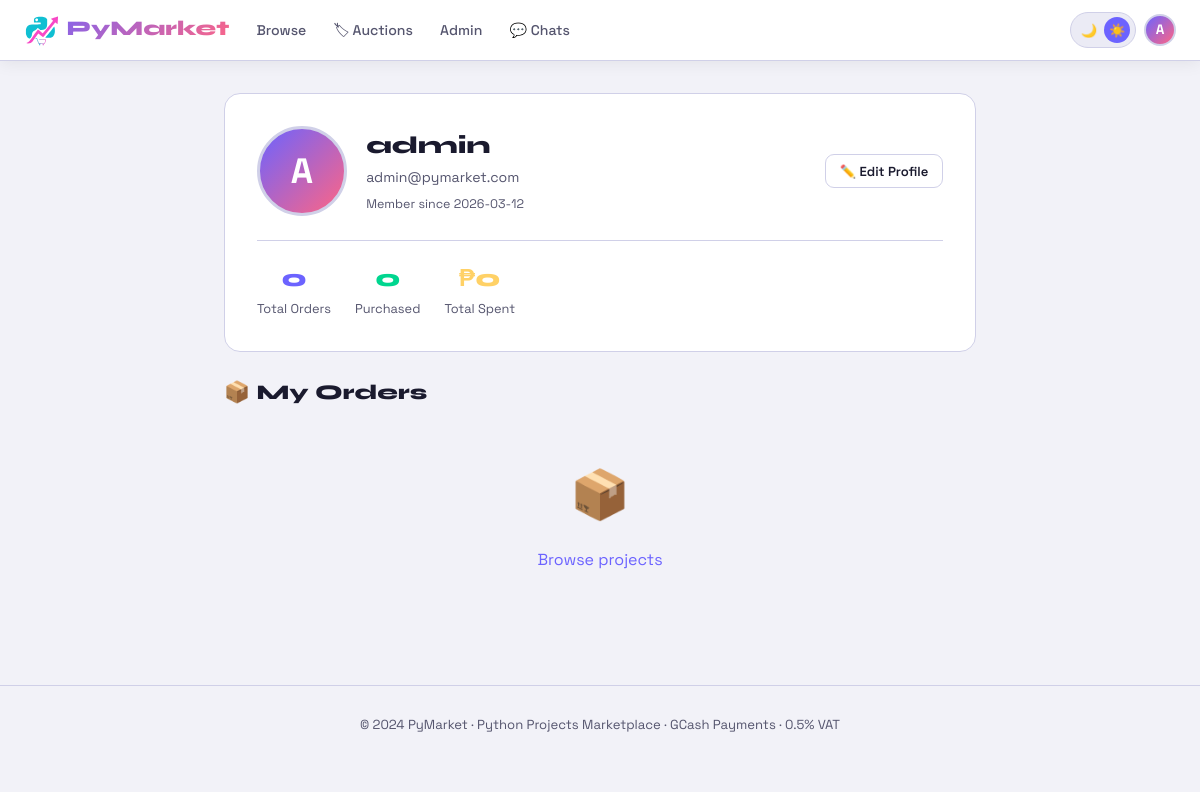
The page /profile (signed in) on the database as committed earlier.
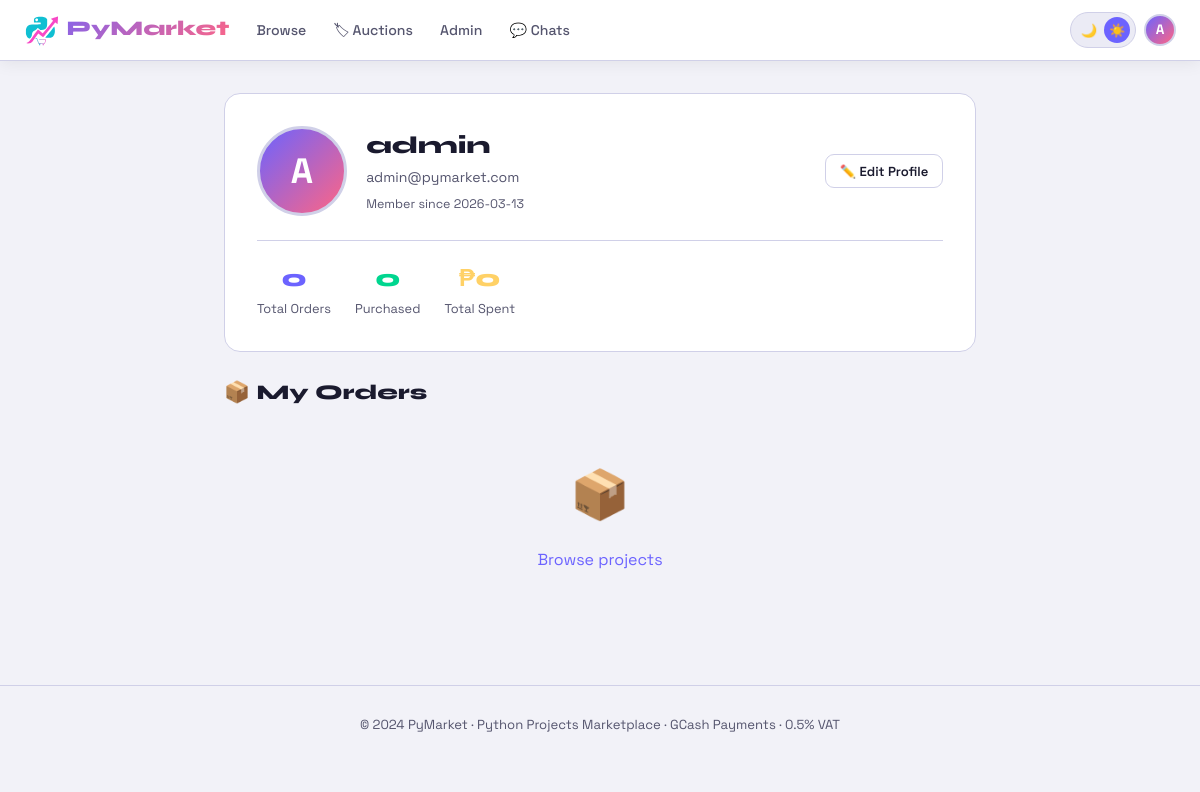
The same page on the database as committed later.
### tables this page shows
CREATE TABLE users (
                id INTEGER PRIMARY KEY AUTOINCREMENT,
                username TEXT UNIQUE NOT NULL,
                email TEXT UNIQUE NOT NULL,
                password TEXT NOT NULL,
                bio TEXT DEFAULT '',
                avatar TEXT DEFAULT '',
                is_admin INTEGER DEFAULT 0,
                created_at TEXT DEFAULT CURRENT_TIMESTAMP
            );

### app.py (the view)
@app.route('/profile')
@login_required
def profile():
    db = get_db()
    user = db.execute("SELECT * FROM users WHERE id=?", (session['user_id'],)).fetchone()
    orders = db.execute("""
        SELECT o.*, p.title, p.category FROM orders o
        JOIN projects p ON o.project_id=p.id
        WHERE o.user_id=? ORDER BY o.created_at DESC
    """, (session['user_id'],)).fetchall()
    total_spent = sum(o['amount'] for o in orders if o['status']=='approved')
    return render_template('profile.html', user=user, orders=orders, total_spent=total_spent)

### app.py (called while the page is built)
def get_db():
    conn = sqlite3.connect(DB_PATH)
    conn.row_factory = sqlite3.Row
    return conn

def login_required(f):
    @wraps(f)
    def decorated(*args, **kwargs):
        if 'user_id' not in session:
            flash('login_required')
            return redirect(url_for('login', next=request.url))
        return f(*args, **kwargs)
    return decorated

### templates/profile.html (shortened to what this page needs)
{% extends 'base.html' %}
{% block content %}
<div class="container" style="max-width:800px">
  <div style="background:var(--surface);border:1px solid var(--border);border-radius:16px;padding:2rem;margin-bottom:1.5rem">
    <div style="display:flex;align-items:center;gap:1.2rem;flex-wrap:wrap">
      <div class="profile-avatar">
        {% if user['avatar'] %}<img src="{{ url_for('serve_avatar',filename=user['avatar']) }}" alt="avatar">
        {% else %}{{ user['username'][0].upper() }}{% endif %}
      </div>
      <div style="flex:1;min-width:0">
        <div style="font-family:var(--display);font-size:1.5rem;font-weight:800">{{ user['username'] }}</div>
        <div style="color:var(--muted);font-size:.88rem">{{ user['email'] }}</div>
        <div style="color:var(--muted);font-size:.78rem;margin-top:.4rem">Member since {{ user['created_at'][:10] }}</div>
      </div>
      <a href="{{ url_for('profile_edit') }}" class="btn btn-outline btn-sm">✏️ Edit Profile</a>
    </div>
    <div style="display:flex;gap:1.5rem;margin-top:1.5rem;padding-top:1.2rem;border-top:1px solid var(--border);flex-wrap:wrap">
      <div style="text-align:center">
        <div style="font-family:var(--display);font-size:1.5rem;font-weight:800;color:var(--accent)">{{ orders|length }}</div>
        <div style="color:var(--muted);font-size:.8rem">Total Orders</div>
      </div>
      <div style="text-align:center">
        <div style="font-family:var(--display);font-size:1.5rem;font-weight:800;color:var(--green)">{{ orders|selectattr('status','equalto','approved')|list|length }}</div>
        <div style="color:var(--muted);font-size:.8rem">Purchased</div>
      </div>
      <div style="text-align:center">
        <div style="font-family:var(--display);font-size:1.5rem;font-weight:800;color:var(--yellow)">₱{{ "%.0f"|format(total_spent) }}</div>
        <div style="color:var(--muted);font-size:.8rem">Total Spent</div>
      </div>
    </div>
  </div>
  <h2 class="page-title" style="font-size:1.3rem;margin-bottom:1rem">📦 My Orders</h2>
  {% if orders %}
  <div style="display:flex;flex-direction:column;gap:.8rem">
    {% for o in orders %}
    <div style="background:var(--surface);border:1px solid var(--border);border-radius:12px;padding:1.2rem;display:flex;align-items:center;gap:1rem;flex-wrap:wrap">
      <div style="flex:1;min-width:140px">
        <div style="font-weight:700;font-size:.93rem">{{ o['title'] }}</div>
        {% if o['category'] %}<span class="badge badge-cat" style="margin-top:.2rem">{{ o['category'] }}</span>{% endif %}
        <div style="color:var(--muted);font-size:.78rem;margin-top:.2rem">{{ o['created_at'][:10] }}</div>
      </div>
      <div style="font-family:var(--display);font-weight:800;color:var(--accent)">₱{{ "%.2f"|format(o['amount']) }}</div>
      {% if o['status']=='approved' %}<span class="badge badge-green">✅ Approved</span>
      {% elif o['status']=='pending' %}<span class="badge badge-yellow">⏳ Pending</span>
      {% else %}<span class="badge badge-red">❌ Rejected</span>{% endif %}
      {% if o['status']=='approved' %}
      <div style="display:flex;gap:.4rem;flex-wrap:wrap">
        <a href="{{ url_for('download_project',order_id=o['id']) }}" class="btn btn-success btn-sm">⬇️</a>
        <a href="{{ url_for('chat_order',order_id=o['id']) }}" class="btn btn-outline btn-sm">💬</a>
      </div>
      {% endif %}
    </div>
    {% endfor %}
  </div>
  {% else %}
  <div class="empty" style="padding:2rem"><div class="empty-icon">📦</div><a href="{{ url_for('index') }}" style="color:var(--accent)">Browse projects</a></div>
  {% endif %}
</div>
{% endblock %}

Rows that differ between the two databases and show on the page:
changed users "admin": created_at "2026-03-12" → "2026-03-13"
